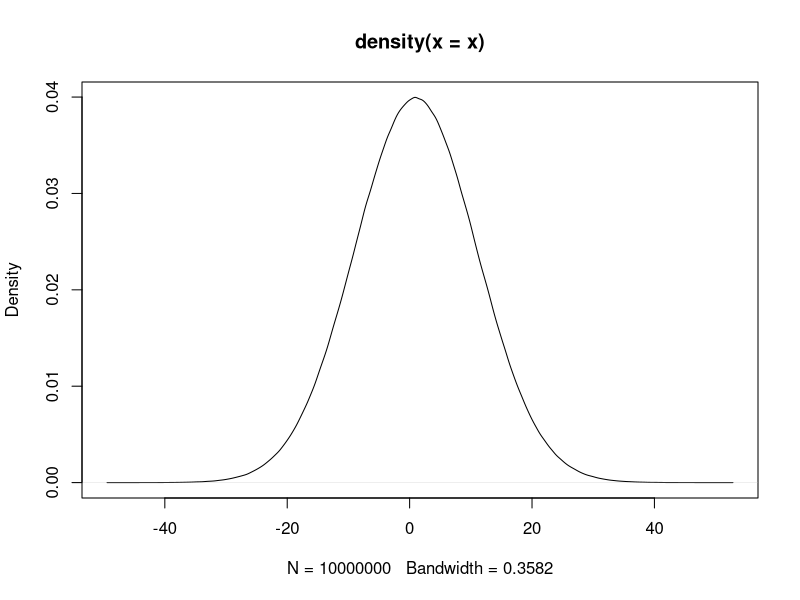

Write R code to recreate this figure.
## ---- chunk 1
knitr::opts_chunk$set(echo = TRUE)
## ---- chunk 2
a <- 1
b <- c(1, 2, 3, 4)
c <- c("1", "2", "3", "4")
d <- c(b, a)
e <- "abcd"
## ---- chunk 3
# df <- data.frame(a = c(1, 2, 3), b = c(3, 4, 5))
## ---- chunk 4
country <- c("CN", "US", "JP", "HK", "KR", "SG", "DE", "MY", "VN", "PH", "TH", "AU", "NL", "SA", "ID", "GB", "IN", "FR", "IT", "AE")
p.import <- c(26.142, 12.008, 7.032, 13.646, 4.589, 5.768, 2.131, 2.802, 3.428, 3.019, 1.976, 1.118, 1.624, 0.449, 0.983, 1.302, 1.027, 0.553, 0.670, 0.455)
p.export <- c(22.987, 12.204, 11.837, 7.739, 5.381, 4.610, 2.866, 2.784, 2.414, 2.092, 1.839, 1.788, 1.665, 1.409, 1.391, 1.075, 0.974, 0.899, 0.800, 0.728)
## ---- chunk 5
a <- seq(11, 99, 11)
b <- 11:20
# create by distribution
x <- runif(1000, 1, 10) # uniform dist, n=1000
x <- rnorm(10000000, 1, 10) # normal dist, n=1000
## ---- chunk 6
country
p.import
head(country)
tail(country)
length(country)
# View(country)
## ---- chunk 7
df
# head(paste0(df$發生.現.日期, "-", df$發生時段))
# test <- head(paste0(df$發生.現.日期, "-", df$發生時段))
## ---- chunk 8
country[c(5, 3, 1)] # how about country[c(1, 3, 5)]
country[3:6] # is it equal to country[c(3, 4, 5, 6)]
a <- 11:19
a[3:length(a)]
a[length(a):3]
## ---- chunk 9
plot(density(x))
## ---- chunk 10
b <- 11:20
b[-(3:5)]
b[-c(1, 3, 5)]
b
## ---- chunk 11
b <- b[-(3:5)]
b

a <- seq(11, 99, 11)
a <- a[-c(1, 3, 5)]
a

## ---- chunk 12
a <- 1:10
a <- c(a, 11)
a
b
a <- c(a, b)
a
a <- c(a, a, b)
a
## ---- chunk 13
a <- 11:19
a + 3
a / 2

a %% 2
a %/% 2
a %% 2== 0
a %% 2 != 0
a[a%% 2 == 0]
a[a%%2 != 0]
a <- a %% 2 	# modular arithmetic, get the reminder
a <- a %/% 2 	# Quotient

## ---- chunk 14
a %% 2 == 0 	# deteting odd/even number
a %% 2 != 0
a[a%%2==0]
a > b
p.import > mean(p.import)
p.import > p.export

TRUE == T 		# == equal to,
TRUE != F    	# != Not equal to

any(a>11) # is there any element larger than 1
all(a>11) # are all elements larger than 1

## ---- chunk 15
a <- seq(11, 55, 11)
a[c(T, F, T, F, T)]
a[a%%2==1]
a%%2
a%%2==1
a <- c("你好","你好棒棒","你好棒","你真的好棒")
a[nchar(a)>3]

# which will return "index-of"
a <- seq(11, 55, 11)
a[which(a%%2==1)]
which(a%%2==1)
## ---- chunk 16
x <- c(33, 55, 22, 13, 4, 24)
sort(x)
x <- sort(x) # assign to replace original x
order(x) 
x[order(x)]
## ---- chunk 17
a <- 11:19
min(a); max(a); mean(a); median(a); sd(a)
log2(a)
log1p(a)
?log1p
## ---- chunk 18
mode(country)				# character
mode(p.import)					# numeric
mode(p.import > mean(p.import))	# logical

p.importc <- c("26.142", "12.008", "7.032", "13.646", "4.589")
mode(p.importc)				# character

## ---- chunk 19
p.importc <- as.character(p.import)
p.importn <- as.numeric(p.importc)

a <- seq(11, 99, 11)
a <- c(a, "100")

a <- seq(11, 99, 11)
sum(a%%2==1)

## ---- chunk 20
a <- seq(11, 55, 11)
paste("A", a)		# concatenate
paste0("A", a)		# concatenate

## ---- chunk 21
x.a <- rnorm(1000, 1, 10)

# 1.1 Filter out extreme values out of two standard deviations


# 1.2 Plotting the distribution of the remaining vector x.a


# 1.3 Calculate the 25% 50% and 75% quantile of vector x.a. You may google "quantile r"


# 1.4 Get the number between 25% to 75%
## ---- chunk 22
x.b <- c("a", "b", "c", "d", "e", "f", "g", "h", "i", "j", "k")

# 2.1 Get only elements at odd positions

# 2.2 Truncate the first 2 elements and the last 2 elements

